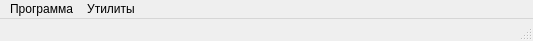
<?xml version="1.0" encoding="UTF-8"?>
<ui version="4.0">
 <class>AISClass</class>
 <widget class="QMainWindow" name="AISClass">
  <property name="geometry">
   <rect>
    <x>0</x>
    <y>0</y>
    <width>533</width>
    <height>41</height>
   </rect>
  </property>
  <property name="windowTitle">
   <string>AIS</string>
  </property>
  <widget class="QMenuBar" name="menuBar">
   <property name="geometry">
    <rect>
     <x>0</x>
     <y>0</y>
     <width>533</width>
     <height>21</height>
    </rect>
   </property>
   <widget class="QMenu" name="menu_Programma">
    <property name="title">
     <string>Программа</string>
    </property>
    <addaction name="action_About"/>
    <addaction name="action_Exit"/>
    <addaction name="action"/>
   </widget>
   <widget class="QMenu" name="menu_Utilities">
    <property name="title">
     <string>Утилиты</string>
    </property>
   </widget>
   <addaction name="menu_Programma"/>
   <addaction name="menu_Utilities"/>
  </widget>
  <widget class="QStatusBar" name="statusBar"/>
  <action name="action_Exit">
   <property name="text">
    <string>Выход</string>
   </property>
  </action>
  <action name="action_About">
   <property name="text">
    <string>О программе</string>
   </property>
   <property name="iconText">
    <string>О программе</string>
   </property>
  </action>
  <action name="action">
   <property name="text">
    <string>Выполнить обновление</string>
   </property>
  </action>
 </widget>
 <layoutdefault spacing="6" margin="11"/>
 <resources>
  <include location="AIS.qrc"/>
 </resources>
 <connections>
  <connection>
   <sender>action_Exit</sender>
   <signal>triggered()</signal>
   <receiver>AISClass</receiver>
   <slot>close()</slot>
   <hints>
    <hint type="sourcelabel">
     <x>-1</x>
     <y>-1</y>
    </hint>
    <hint type="destinationlabel">
     <x>113</x>
     <y>20</y>
    </hint>
   </hints>
  </connection>
 </connections>
</ui>
